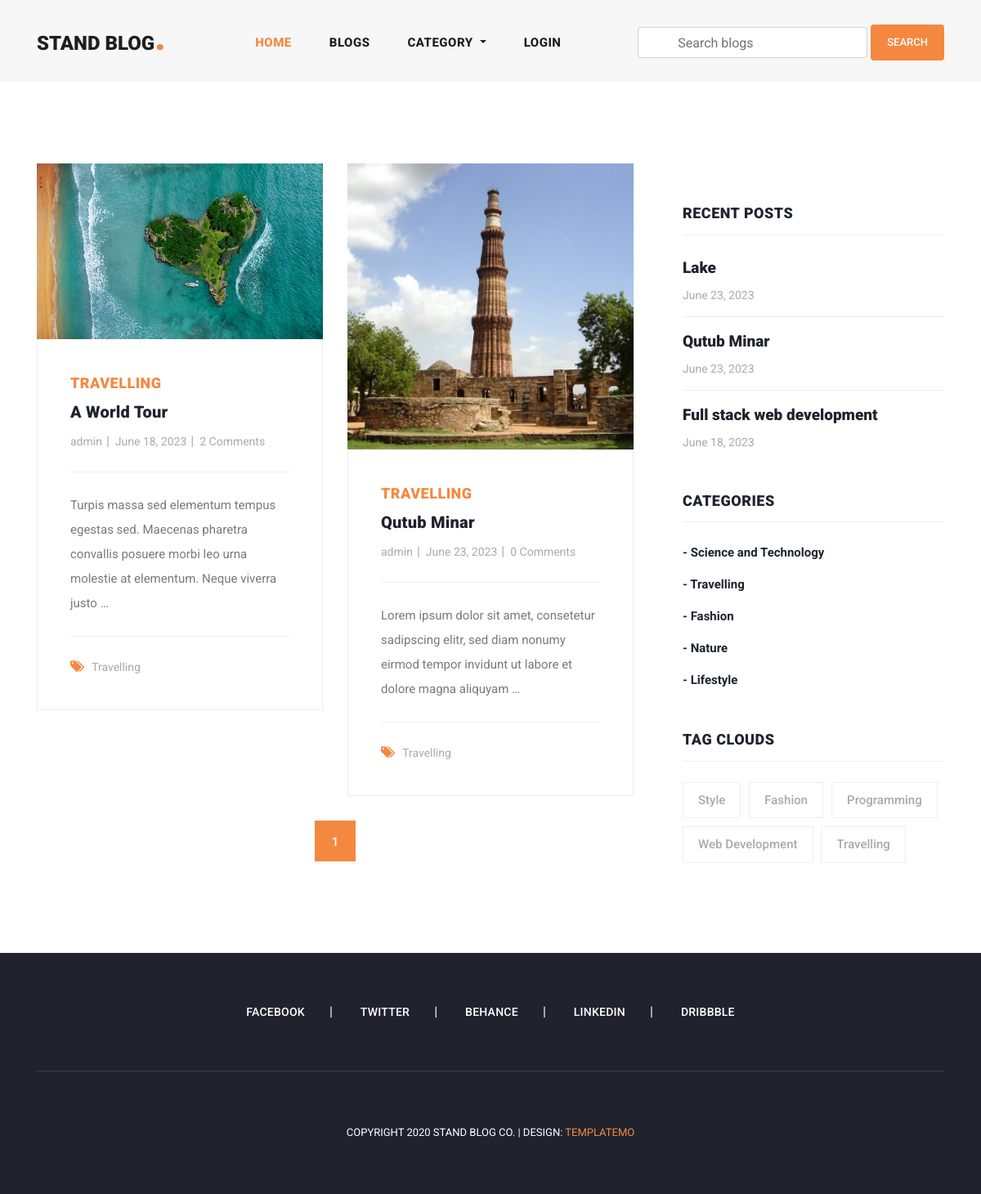
The app's page /category_blogs/travelling/?page=2, older data.
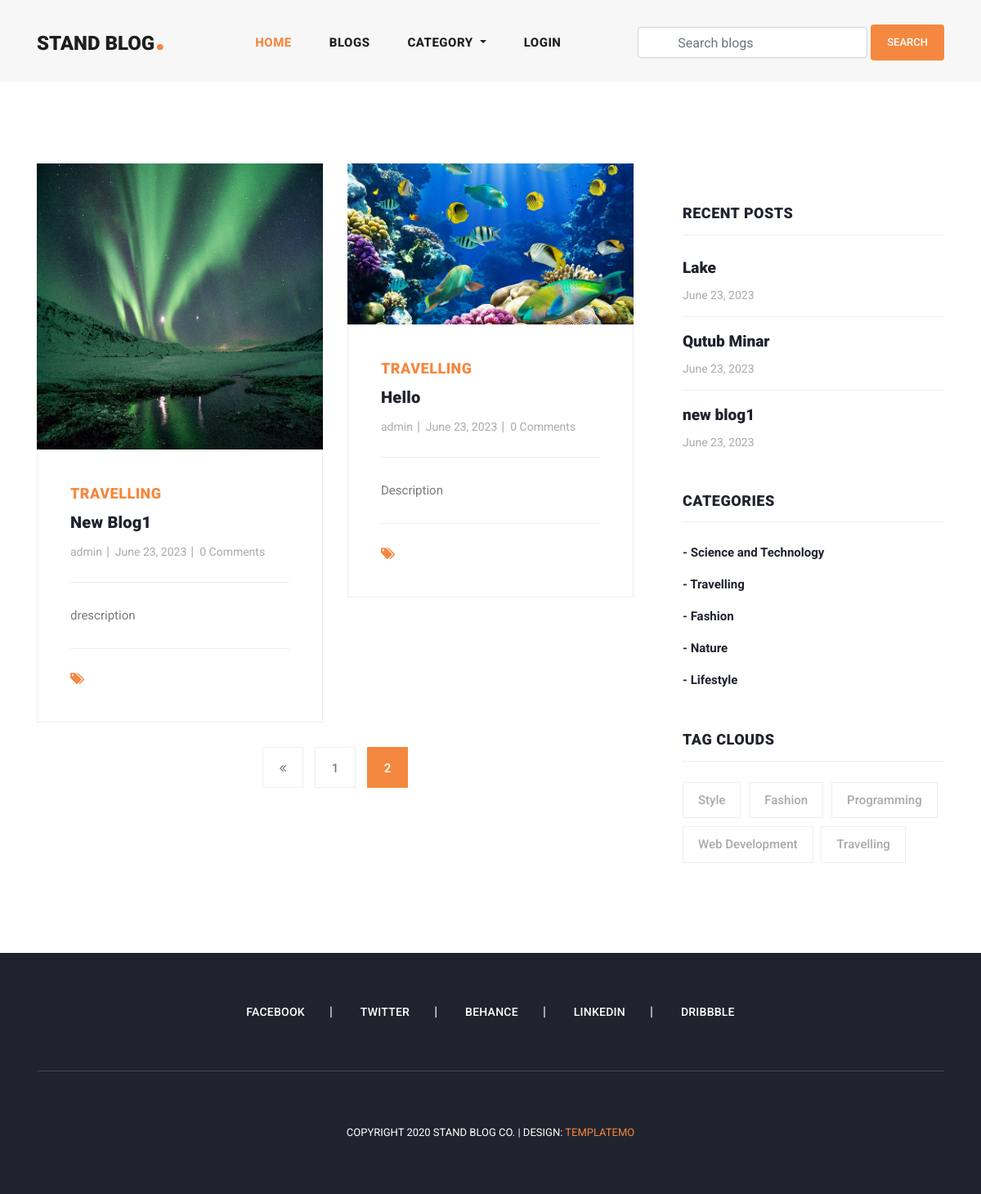
The same page, newer data.
### blog/models.py (models this page shows, shortened)
class Blog(models.Model):
    user = models.ForeignKey(
        User,
        related_name='user_blogs',
        on_delete=models.CASCADE
    )
    category = models.ForeignKey(
        Category,
        related_name='category_blogs',
        on_delete=models.CASCADE
    )
    tags = models.ManyToManyField(
        Tag,
        related_name='tag_blogs',
        blank=True
    )
    likes = models.ManyToManyField(
        User,
        related_name='user_likes',
        blank=True
    )
    title = models.CharField(
        max_length=250
    )
    slug = models.SlugField(null=True, blank=True)
    banner = models.ImageField(upload_to='blog_banners')
    description = models.TextField()
    created_date = models.DateField(auto_now_add=True)

class Category(models.Model):
    title = models.CharField(max_length=150, unique=True)
    slug = models.SlugField(null=True, blank=True)
    created_date = models.DateField(auto_now_add=True)

class Tag(models.Model):
    title = models.CharField(max_length=150)
    slug = models.SlugField(null=True, blank=True)
    created_date = models.DateField(auto_now_add=True)

### user_profile/models.py (models this page shows, shortened)
class User(AbstractUser):
    email = models.EmailField(
        max_length=150,
        unique=True,
        error_messages={
            "unique": "The email must be unique"
        }
    )
    profile_image = models.ImageField(
        null=True,
        blank=True,
        upload_to="profile_images"
    )
    REQUIRED_FIELDS = ["email"]
    objects = CustomUserManager()

### blog/views.py (the view)
# urls.py: path('category_blogs/<str:slug>/', category_blogs, name='category_blogs'),
def category_blogs(request, slug):
    category = get_object_or_404(Category, slug=slug)
    queryset = category.category_blogs.all()
    tags = Tag.objects.order_by('-created_date')[:5]
    page = request.GET.get('page', 1)
    paginator = Paginator(queryset, 2)
    all_blogs = Blog.objects.order_by('-created_date')[:5]
    try:
        blogs = paginator.page(page)
    except EmptyPage:
        blogs = paginator.page(1)
    except PageNotAnInteger:
        blogs = paginator.page(1)
        return redirect('blogs')
    context = {
        "blogs": blogs,
        "tags": tags,
        "all_blogs": all_blogs
    }
    return render(request, 'category_blogs.html', context)

### blog/context_processors.py (called while the page is built)
def get_all_categories(request):
    categories = Category.objects.all()
    context = {
        "categories": categories
    }
    return context

### templates/category_blogs.html (shortened to what this page needs)
{% extends 'base.html' %}
{% load static %}
{% block content %}
<section class="blog-posts grid-system">
    <div class="container">
        <div class="row">
            <div class="col-lg-8">
                <div class="all-blog-posts">
                    <div class="row">
                        {% for blog in blogs %}
                        {% include 'blog_card.html' %}
                        {% endfor %}
                        <div class="col-lg-12">
                            {% include 'pagination.html' %}
                        </div>
                    </div>
                </div>
            </div>
            {% include 'sidebar.html' with blogs=all_blogs %}
        </div>
    </div>
</section>
{% endblock content %}

### templates/blog_card.html (shortened to what this page needs)
{% load static %}
<div class="col-lg-6">
    <div class="blog-post">
        <div class="blog-thumb">
            <img src="{{blog.banner.url}}" alt="">
        </div>
        <div class="down-content">
            <span>{{blog.category.title}}</span>
            <a href="{% url 'blog_details' blog.slug %}">
                <h4>{{blog.title}}</h4>
            </a>
            <ul class="post-info">
                <li><a href="#">{{blog.user.username}}</a></li>
                <li><a href="#">{{blog.created_date}}</a></li>
                <li><a href="#">{{blog.blog_comments.all.count}} Comments</a></li>
            </ul>
            <p>{{blog.description|truncatewords:20}}</p>
            <div class="post-options">
                <div class="row">
                    <div class="col-lg-12">
                        <ul class="post-tags">
                            <li><i class="fa fa-tags"></i></li>
                            {% if blog.tags.all.count > 0 %}
                            {% for tag in blog.tags.all %}
                            <li><a href="#">{{tag.title}}</a></li>
                            {% endfor %}
                            {% endif %}
                        </ul>
                    </div>
                </div>
            </div>
        </div>
    </div>
</div>

### templates/sidebar.html
<div class="col-lg-4">
    <div class="sidebar">
        <div class="row">
            <div class="col-lg-12">
                <div class="sidebar-item recent-posts">
                    <div class="sidebar-heading">
                        <h2>Recent Posts</h2>
                    </div>
                    <div class="content">
                        <ul>
                            {% for blog in blogs|slice:"3" %}
                            <li><a href="#">
                                    <h5>{{blog.title}}</h5>
                                    <span>{{blog.created_date}}</span>
                                </a></li>
                            {% endfor %}
                        </ul>
                    </div>
                </div>
            </div>
            <div class="col-lg-12">
                <div class="sidebar-item categories">
                    <div class="sidebar-heading">
                        <h2>Categories</h2>
                    </div>
                    <div class="content">
                        <ul>
                            {% for category in categories %}
                            <li><a href="{% url 'category_blogs' category.slug %}">- {{category.title}}</a></li>
                            {% endfor %}
                        </ul>
                    </div>
                </div>
            </div>
            <div class="col-lg-12">
                <div class="sidebar-item tags">
                    <div class="sidebar-heading">
                        <h2>Tag Clouds</h2>
                    </div>
                    <div class="content">
                        <ul>
                            {% for tag in tags %}
                            <li><a href="{% url 'tag_blogs' tag.slug %}">{{tag.title}}</a></li>
                            {% endfor %}
                        </ul>
                    </div>
                </div>
            </div>
        </div>
    </div>
</div>

Row changes from the older to the newer data that the page shows:
no longer on this page (row unchanged): Blog: banner (picture), category "TRAVELLING", title "A World Tour", user.username "admin", created_date "June 18, 2023", blog_comments.all.count "2", description "Turpis massa sed elementum tempus egestas sed. Maecenas pharetra convallis posuere morbi leo urna molestie at elementum. Neque viverra justo …", Tag (title "Travelling"), shown under "STAND BLOG."
no longer on one of the page's lists (row unchanged): Blog: category "TRAVELLING", title "Qutub Minar", user.username "admin", created_date "June 23, 2023", blog_comments.all.count "0", description "Lorem ipsum dolor sit amet, consetetur sadipscing elitr, sed diam nonumy eirmod tempor invidunt ut labore et dolore magna aliquyam …"
no longer on this page (row unchanged): Blog: title "Full stack web development", created_date "June 18, 2023", shown under "RECENT POSTS"
added Blog: banner (picture), category "TRAVELLING", title "New Blog1", user.username "admin", created_date "June 23, 2023", blog_comments.all.count "0", description "drescription", title "new blog1"
added Blog: banner (picture), category "TRAVELLING", title "Hello", user.username "admin", created_date "June 23, 2023", blog_comments.all.count "0", description "Description", shown under "STAND BLOG."
computed for Blog "Qutub Minar": loses Tag (title "Travelling")
Text that changed along with them:
list line gone: "1"
new list line: "1"
new list line: "2"
